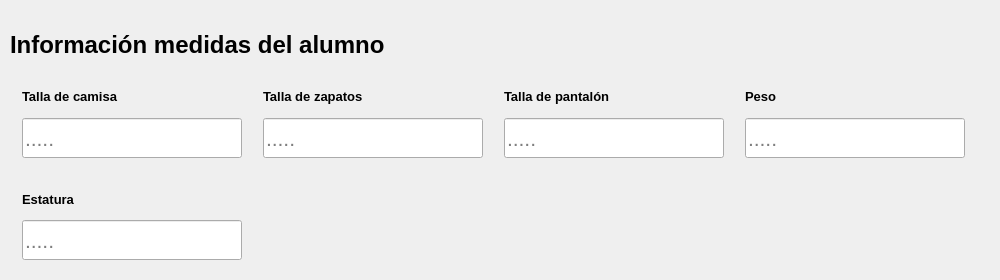
              <widget class="QFrame" name="info_medidas_alumno">
               <property name="sizePolicy">
                <sizepolicy hsizetype="Preferred" vsizetype="Preferred">
                 <horstretch>0</horstretch>
                 <verstretch>10</verstretch>
                </sizepolicy>
               </property>
               <property name="minimumSize">
                <size>
                 <width>1000</width>
                 <height>280</height>
                </size>
               </property>
               <property name="styleSheet">
                <string notr="true"/>
               </property>
               <property name="frameShape">
                <enum>QFrame::NoFrame</enum>
               </property>
               <property name="frameShadow">
                <enum>QFrame::Raised</enum>
               </property>
               <property name="tipo" stdset="0">
                <string>espacio_preguntas_form</string>
               </property>
               <layout class="QVBoxLayout" name="verticalLayout_8">
                <property name="leftMargin">
                 <number>10</number>
                </property>
                <property name="topMargin">
                 <number>20</number>
                </property>
                <item>
                 <widget class="QLabel" name="label_segmento_info_medidas_alumno">
                  <property name="sizePolicy">
                   <sizepolicy hsizetype="Fixed" vsizetype="Fixed">
                    <horstretch>0</horstretch>
                    <verstretch>0</verstretch>
                   </sizepolicy>
                  </property>
                  <property name="minimumSize">
                   <size>
                    <width>0</width>
                    <height>40</height>
                   </size>
                  </property>
                  <property name="maximumSize">
                   <size>
                    <width>16777215</width>
                    <height>30</height>
                   </size>
                  </property>
                  <property name="font">
                   <font>
                    <family>Arial</family>
                    <pointsize>18</pointsize>
                    <weight>75</weight>
                    <bold>true</bold>
                   </font>
                  </property>
                  <property name="styleSheet">
                   <string notr="true"/>
                  </property>
                  <property name="text">
                   <string>Información medidas del alumno</string>
                  </property>
                  <property name="scaledContents">
                   <bool>false</bool>
                  </property>
                 </widget>
                </item>
                <item>
                 <widget class="QFrame" name="preguntas_info_medidas_2">
                  <property name="minimumSize">
                   <size>
                    <width>460</width>
                    <height>100</height>
                   </size>
                  </property>
                  <property name="styleSheet">
                   <string notr="true"/>
                  </property>
                  <property name="frameShape">
                   <enum>QFrame::NoFrame</enum>
                  </property>
                  <property name="frameShadow">
                   <enum>QFrame::Raised</enum>
                  </property>
                  <layout class="QGridLayout" name="gridLayout_4">
                   <property name="leftMargin">
                    <number>0</number>
                   </property>
                   <property name="horizontalSpacing">
                    <number>9</number>
                   </property>
                   <property name="verticalSpacing">
                    <number>20</number>
                   </property>
                   <item row="0" column="0">
                    <layout class="QVBoxLayout" name="verticalLayout_26">
                     <item>
                      <widget class="QLabel" name="label_talla_camisa">
                       <property name="maximumSize">
                        <size>
                         <width>200</width>
                         <height>16777215</height>
                        </size>
                       </property>
                       <property name="font">
                        <font>
                         <family>Arial</family>
                         <pointsize>10</pointsize>
                         <weight>75</weight>
                         <bold>true</bold>
                        </font>
                       </property>
                       <property name="styleSheet">
                        <string notr="true"/>
                       </property>
                       <property name="text">
                        <string>Talla de camisa</string>
                       </property>
                       <property name="textFormat">
                        <enum>Qt::PlainText</enum>
                       </property>
                       <property name="scaledContents">
                        <bool>true</bool>
                       </property>
                      </widget>
                     </item>
                     <item>
                      <widget class="QLineEdit" name="input_talla_camisa">
                       <property name="sizePolicy">
                        <sizepolicy hsizetype="Fixed" vsizetype="Fixed">
                         <horstretch>0</horstretch>
                         <verstretch>0</verstretch>
                        </sizepolicy>
                       </property>
                       <property name="minimumSize">
                        <size>
                         <width>220</width>
                         <height>40</height>
                        </size>
                       </property>
                       <property name="font">
                        <font>
                         <family>Segoe UI</family>
                         <pointsize>16</pointsize>
                         <weight>50</weight>
                         <italic>false</italic>
                         <bold>false</bold>
                        </font>
                       </property>
                       <property name="styleSheet">
                        <string notr="true"/>
                       </property>
                       <property name="placeholderText">
                        <string>.....</string>
                       </property>
                      </widget>
                     </item>
                    </layout>
                   </item>
                   <item row="0" column="1">
                    <layout class="QVBoxLayout" name="verticalLayout_29">
                     <item>
                      <widget class="QLabel" name="label_talla_zapatos">
                       <property name="maximumSize">
                        <size>
                         <width>200</width>
                         <height>16777215</height>
                        </size>
                       </property>
                       <property name="font">
                        <font>
                         <family>Arial</family>
                         <pointsize>10</pointsize>
                         <weight>75</weight>
                         <bold>true</bold>
                        </font>
                       </property>
                       <property name="styleSheet">
                        <string notr="true"/>
                       </property>
                       <property name="text">
                        <string>Talla de zapatos</string>
                       </property>
                       <property name="textFormat">
                        <enum>Qt::PlainText</enum>
                       </property>
                       <property name="scaledContents">
                        <bool>true</bool>
                       </property>
                      </widget>
                     </item>
                     <item>
                      <widget class="QLineEdit" name="input_talla_zapatos">
                       <property name="sizePolicy">
                        <sizepolicy hsizetype="Fixed" vsizetype="Fixed">
                         <horstretch>0</horstretch>
                         <verstretch>0</verstretch>
                        </sizepolicy>
                       </property>
                       <property name="minimumSize">
                        <size>
                         <width>220</width>
                         <height>40</height>
                        </size>
                       </property>
                       <property name="font">
                        <font>
                         <family>Segoe UI</family>
                         <pointsize>16</pointsize>
                         <weight>50</weight>
                         <italic>false</italic>
                         <bold>false</bold>
                        </font>
                       </property>
                       <property name="styleSheet">
                        <string notr="true"/>
                       </property>
                       <property name="placeholderText">
                        <string>.....</string>
                       </property>
                      </widget>
                     </item>
                    </layout>
                   </item>
                   <item row="0" column="2">
                    <layout class="QVBoxLayout" name="verticalLayout_30">
                     <item>
                      <widget class="QLabel" name="label_talla_pantalon">
                       <property name="maximumSize">
                        <size>
                         <width>200</width>
                         <height>16777215</height>
                        </size>
                       </property>
                       <property name="font">
                        <font>
                         <family>Arial</family>
                         <pointsize>10</pointsize>
                         <weight>75</weight>
                         <bold>true</bold>
                        </font>
                       </property>
                       <property name="styleSheet">
                        <string notr="true"/>
                       </property>
                       <property name="text">
                        <string>Talla de pantalón </string>
                       </property>
                       <property name="textFormat">
                        <enum>Qt::PlainText</enum>
                       </property>
                       <property name="scaledContents">
                        <bool>true</bool>
                       </property>
                      </widget>
                     </item>
                     <item>
                      <widget class="QLineEdit" name="input_talla_pantalon">
                       <property name="sizePolicy">
                        <sizepolicy hsizetype="Fixed" vsizetype="Fixed">
                         <horstretch>0</horstretch>
                         <verstretch>0</verstretch>
                        </sizepolicy>
                       </property>
                       <property name="minimumSize">
                        <size>
                         <width>220</width>
                         <height>40</height>
                        </size>
                       </property>
                       <property name="font">
                        <font>
                         <family>Segoe UI</family>
                         <pointsize>16</pointsize>
                         <weight>50</weight>
                         <italic>false</italic>
                         <bold>false</bold>
                        </font>
                       </property>
                       <property name="styleSheet">
                        <string notr="true"/>
                       </property>
                       <property name="placeholderText">
                        <string>.....</string>
                       </property>
                      </widget>
                     </item>
                    </layout>
                   </item>
                   <item row="0" column="3">
                    <layout class="QVBoxLayout" name="verticalLayout_28">
                     <item>
                      <widget class="QLabel" name="label_peso">
                       <property name="maximumSize">
                        <size>
                         <width>200</width>
                         <height>16777215</height>
                        </size>
                       </property>
                       <property name="font">
                        <font>
                         <family>Arial</family>
                         <pointsize>10</pointsize>
                         <weight>75</weight>
                         <bold>true</bold>
                        </font>
                       </property>
                       <property name="styleSheet">
                        <string notr="true"/>
                       </property>
                       <property name="text">
                        <string>Peso</string>
                       </property>
                       <property name="textFormat">
                        <enum>Qt::PlainText</enum>
                       </property>
                       <property name="scaledContents">
                        <bool>true</bool>
                       </property>
                      </widget>
                     </item>
                     <item>
                      <widget class="QLineEdit" name="input_peso">
                       <property name="sizePolicy">
                        <sizepolicy hsizetype="Fixed" vsizetype="Fixed">
                         <horstretch>0</horstretch>
                         <verstretch>0</verstretch>
                        </sizepolicy>
                       </property>
                       <property name="minimumSize">
                        <size>
                         <width>220</width>
                         <height>40</height>
                        </size>
                       </property>
                       <property name="font">
                        <font>
                         <family>Segoe UI</family>
                         <pointsize>16</pointsize>
                         <weight>50</weight>
                         <italic>false</italic>
                         <bold>false</bold>
                        </font>
                       </property>
                       <property name="styleSheet">
                        <string notr="true"/>
                       </property>
                       <property name="placeholderText">
                        <string>.....</string>
                       </property>
                      </widget>
                     </item>
                    </layout>
                   </item>
                   <item row="1" column="0">
                    <layout class="QVBoxLayout" name="verticalLayout_27">
                     <item>
                      <widget class="QLabel" name="label_estatura">
                       <property name="maximumSize">
                        <size>
                         <width>200</width>
                         <height>16777215</height>
                        </size>
                       </property>
                       <property name="font">
                        <font>
                         <family>Arial</family>
                         <pointsize>10</pointsize>
                         <weight>75</weight>
                         <bold>true</bold>
                        </font>
                       </property>
                       <property name="styleSheet">
                        <string notr="true"/>
                       </property>
                       <property name="text">
                        <string>Estatura</string>
                       </property>
                       <property name="scaledContents">
                        <bool>true</bool>
                       </property>
                      </widget>
                     </item>
                     <item>
                      <widget class="QLineEdit" name="input_estatura">
                       <property name="sizePolicy">
                        <sizepolicy hsizetype="Fixed" vsizetype="Fixed">
                         <horstretch>0</horstretch>
                         <verstretch>0</verstretch>
                        </sizepolicy>
                       </property>
                       <property name="minimumSize">
                        <size>
                         <width>220</width>
                         <height>40</height>
                        </size>
                       </property>
                       <property name="font">
                        <font>
                         <family>Segoe UI</family>
                         <pointsize>16</pointsize>
                         <weight>50</weight>
                         <italic>false</italic>
                         <bold>false</bold>
                        </font>
                       </property>
                       <property name="styleSheet">
                        <string notr="true"/>
                       </property>
                       <property name="placeholderText">
                        <string>.....</string>
                       </property>
                      </widget>
                     </item>
                    </layout>
                   </item>
                  </layout>
                 </widget>
                </item>
               </layout>
              </widget>
